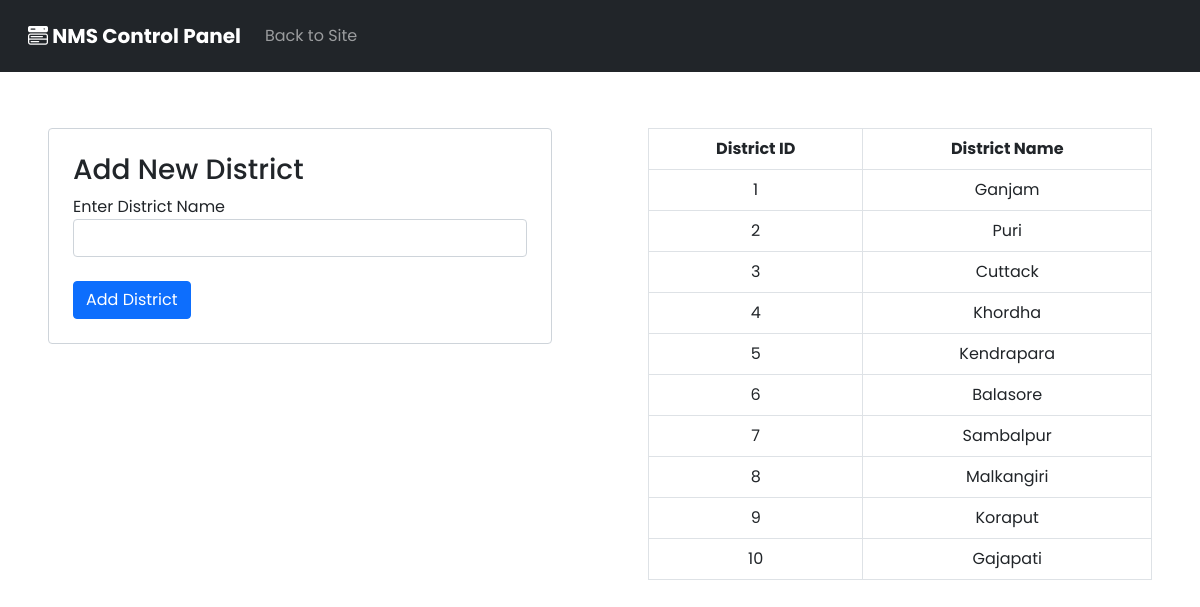
Page /nmsdash/admin/add_districts.php on the committed database.
### tables this page shows
CREATE TABLE `districts` (
  `district_id` bigint(20) NOT NULL,
  `district_name` varchar(50) NOT NULL
);

### nmsdash/admin/admin_functions.php (the view, shortened to what this page needs)
<?php include "includes/db_con.php"; ?>
<?php
function getDistrictInTableForm()
{
    global $connection;
    $query = "SELECT * FROM districts";
    $result = mysqli_query($connection, $query);
    if ($result == true) {
        while ($district_row = mysqli_fetch_assoc($result)) {
            $dist_id = $district_row["district_id"];
            $dist_name = $district_row["district_name"];
            echo "<tr>";
            echo "<td>{$dist_id}</td>";
            echo "<td>{$dist_name}</td>";
            echo "</tr>";
        }
    } else {
        echo 'Error : ' . mysqli_error($connection);
    }
}
?>

### nmsdash/assets/css/admin_sidebar.css (style rules this page uses)
* { margin: 0; padding: 0; font-family: "Poppins", sans-serif; }

### rows in the picture
districts: district_id "1", district_name "Ganjam"
districts: district_id "2", district_name "Puri"
districts: district_id "3", district_name "Cuttack"
districts: district_id "4", district_name "Khordha"
districts: district_id "5", district_name "Kendrapara"
districts: district_id "6", district_name "Balasore"
districts: district_id "7", district_name "Sambalpur"
districts: district_id "8", district_name "Malkangiri"
districts: district_id "9", district_name "Koraput"
districts: district_id "10", district_name "Gajapati"
